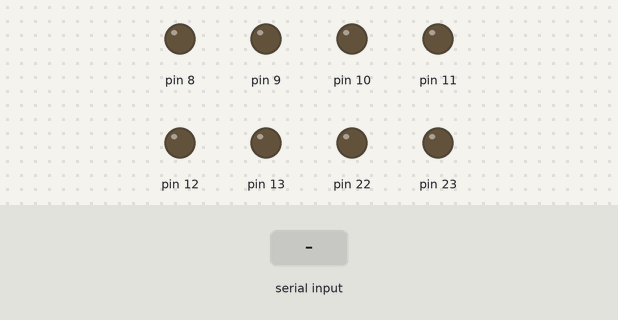
The sketch below on a simulated Arduino Uno, built with avr-gcc and run on an emulated ATmega328P. On the bench: output pins drawn as LEDs (lit = HIGH). Inputs (shaded band) come from the test bench.

Above: at 1.2 s.
1.3 s: byte 30 received over Serial
At 2.4 s:
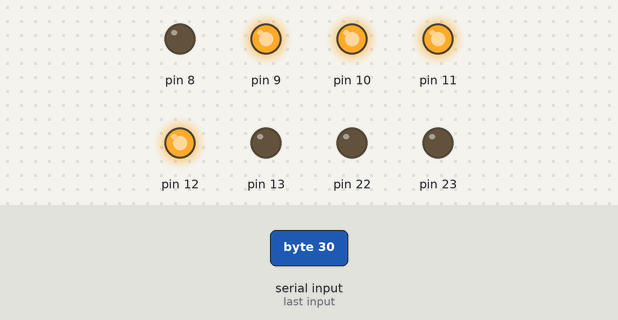
2.8 s: byte 90 received over Serial
At 3.5 s:
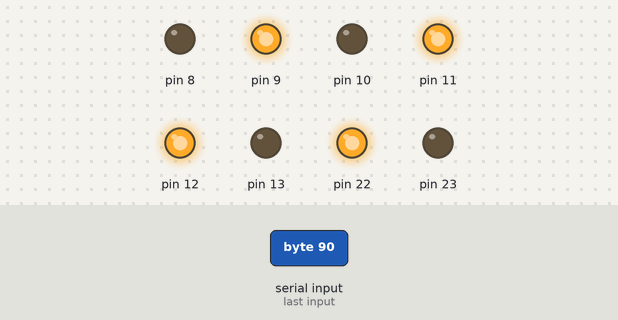
4.3 s: byte 120 received over Serial
At 4.6 s:
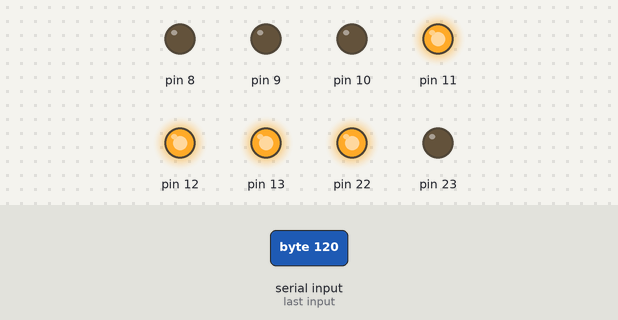
Timing chart, 0 to 7.3 s (numbered marks = the images above; inputs shaded):
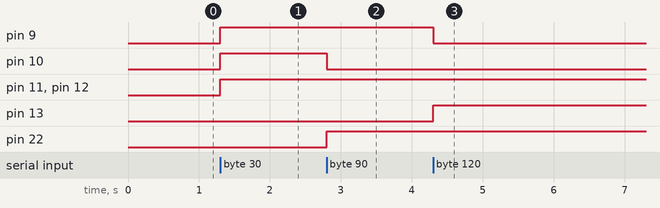

The sketch:

avr_usart-receiver.ino
```cpp
volatile byte data;

void setup()
{
    DDRB = 0xFF;
    PORTB = 0;
    Serial.begin(9600);
    data = 0;
}

void loop()
{
    if( Serial.available() )
    {
        data = Serial.read();
        PORTB = data;
    }
}
```

Measured:
- after the input at 1.3 s, pin 9–12: LOW → HIGH at once
- after the input at 2.8 s, pin 10: HIGH → LOW at once; pin 22: LOW → HIGH at once
- after the input at 4.3 s, pin 9: HIGH → LOW at once; pin 13: LOW → HIGH at once
